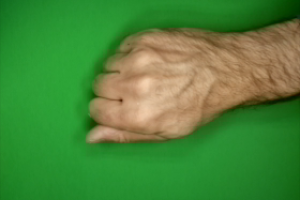
#> input picture rock/1DxbXT3M2qiMjCmC.png, 300 x 200 px; its folder holds only this picture in this run
$ python main.py
#> lines starting #> are read from the running program, lines starting #| are printed output that depends on the picture; after the words box and inside, x2 and y2 are one past the last pixel; in counts of white or black regions, pixels touching at a corner belong together
### dataprovider.py
import cv2
import numpy as np
import glob

class ImageTrainDataProvider:

    def __init__(self):
        # processed list contains the images as feature vectors
        self.rock_list = None
        self.paper_list = None
        self.scissors_list = None
        self.rock_feature_vectors = None
        self.paper_feature_vectors = None
        self.scissors_feature_vectors = None
        self.processed_rock_list = None
        self.processed_paper_list = None
        self.processed_scissors_list = None

    def Read_All_Images(self):
        self.rock_list = self.import_images('rock/*.png')
#> self.rock_list = 1 item
        self.paper_list = self.import_images('paper/*.png')
        self.scissors_list = self.import_images('scissors/*.png')

    def Proccess_All_Images(self):
        self.processed_rock_list = self.get_process_images(self.rock_list)
#> the loop in get_process_images, `for image in image_list:` made 1 pass
#> pass 1, in process_image, `hue = hsv_image[:, :, 0]`:
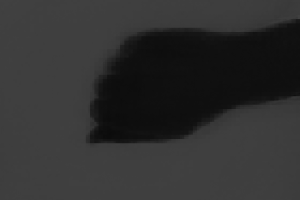
#> hue: shape (200, 300); min 11, max 65, mean 48
#> pass 1, in process_image, `cut_out_by_hue = cv2.threshold(hue, 40, 255, cv2.THRESH_BINARY_INV)[1]`:
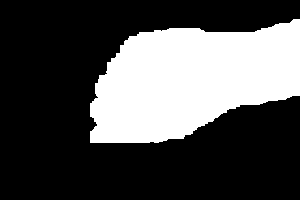
#> cut_out_by_hue: shape (200, 300); 31% white; 1 white region, box (x1, y1, x2, y2) and area: (90, 19, 300, 143) 18575
#> pass 1, in process_image, `blurred = cv2.GaussianBlur(cv2.erode(cut_out_by_hue, kernel, iteration..`:
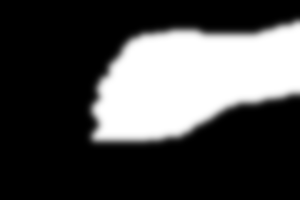
#> blurred: shape (200, 300); min 0, max 255, mean 73.7
#> self.processed_rock_list = 1 item
        self.processed_paper_list = self.get_process_images(self.paper_list)
#> self.processed_paper_list = []
        self.processed_scissors_list = self.get_process_images(self.scissors_list)
#> self.processed_scissors_list = []

    def Setup_Feature_Vectors(self):
        self.rock_feature_vectors = []
        self.paper_feature_vectors = []
        self.scissors_feature_vectors = []
        for rock in self.processed_rock_list:
            self.rock_feature_vectors.append(np.array(rock).flatten())
#> this loop made 1 pass
#> after the loop, self.rock_feature_vectors = 1 item
        for paper in self.processed_paper_list:
            self.paper_feature_vectors.append(np.array(paper).flatten())
#> this loop made 0 passes
#> after the loop, self.paper_feature_vectors = []
        for scissors in self.processed_scissors_list:
            self.scissors_feature_vectors.append(np.array(scissors).flatten())
#> after the loop, self.scissors_feature_vectors = []

    # gets and image and returns the processed image
    def process_image(self, image):

        hsv_image = cv2.cvtColor(image, cv2.COLOR_RGB2HSV)
        hue = hsv_image[:, :, 0]
        cut_out_by_hue = cv2.threshold(hue, 40, 255, cv2.THRESH_BINARY_INV)[1]
        kernel = np.ones((5, 5), np.uint8) #cv2.getStructuringElement(cv2.MORPH_ELLIPSE,(5,5))
        # morph_opened_im = cv2.dilate(cv2.erode(cut_out_by_hue, kernel, iterations=1), kernel, iterations=1)
        blurred = cv2.GaussianBlur(cv2.erode(cut_out_by_hue, kernel, iterations=1), (21, 21), 0)

        return cv2.threshold(blurred, 100, 255, cv2.THRESH_BINARY)[1]

    # processes a list of images
    def get_process_images(self, image_list):
        proccessed=[]
        for image in image_list:
            proccessed.append(self.process_image(image))

        return proccessed

    def import_images(self, path):

        image_list = []
        for filename in glob.glob(path):
            image = cv2.cvtColor(cv2.imread(filename), cv2.COLOR_BGR2RGB)
            image_list.append(image)

        return image_list

### main.py
import matplotlib.pyplot as plt
import numpy as np
import dataprovider as data
from sklearn.model_selection import train_test_split
from sklearn.metrics import accuracy_score
from sklearn.svm import LinearSVC
from sklearn.neighbors import KNeighborsClassifier
from joblib import dump, load

if __name__ == "__main__":

    data_provider = data.ImageTrainDataProvider()
    data_provider.Read_All_Images()
    data_provider.Proccess_All_Images()
    data_provider.Setup_Feature_Vectors()

    plt.subplot(2, 3, 1), plt.imshow(data_provider.rock_list[0])
#> (the run stopped early here; a loop or call above may not have finished)

$ run again, on rock/2affjOmZChc9AXpR.png
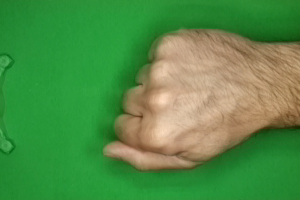
#> input picture rock/2affjOmZChc9AXpR.png, 300 x 200 px
#> self.rock_list = 1 item
#> the loop in get_process_images, `for image in image_list:` made 1 pass
#> pass 1, in process_image, `cut_out_by_hue = cv2.threshold(hue, 40, 255, cv2.THRESH_BINARY_INV)[1]`:
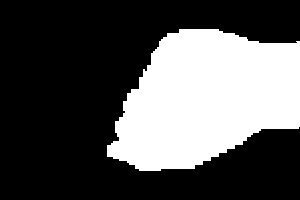
#> cut_out_by_hue: shape (200, 300); 32.8% white; 1 white region, box (x1, y1, x2, y2) and area: (107, 29, 300, 171) 19665
#> pass 1, in process_image, `blurred = cv2.GaussianBlur(cv2.erode(cut_out_by_hue, kernel, iteration..`:
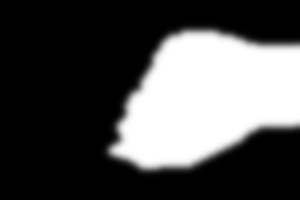
#> blurred: shape (200, 300); min 0, max 255, mean 78.5
#> self.processed_paper_list = []
#> the loop in Setup_Feature_Vectors, `for rock in self.processed_rock_list:` made 1 pass
#> after the loop in Setup_Feature_Vectors, `for rock in self.processed_rock_list:`: self.rock_feature_vectors = 1 item
#> after the loop in Setup_Feature_Vectors, `for paper in self.processed_paper_list:`: self.paper_feature_vectors = []

$ run again, on rock/2NmrcDGkc7FQuu12.png
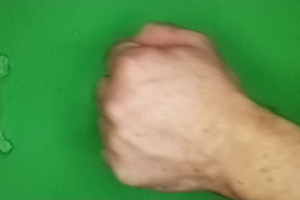
#> input picture rock/2NmrcDGkc7FQuu12.png, 300 x 200 px
#> self.rock_list = 1 item
#> the loop in get_process_images, `for image in image_list:` made 1 pass
#> pass 1, in process_image, `cut_out_by_hue = cv2.threshold(hue, 40, 255, cv2.THRESH_BINARY_INV)[1]`:
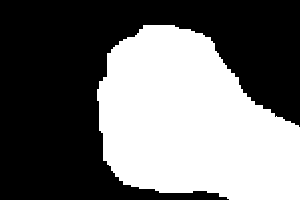
#> cut_out_by_hue: shape (200, 300); 43.4% white; 1 white region, box (x1, y1, x2, y2) and area: (97, 25, 300, 200) 26014
#> pass 1, in process_image, `blurred = cv2.GaussianBlur(cv2.erode(cut_out_by_hue, kernel, iteration..`:
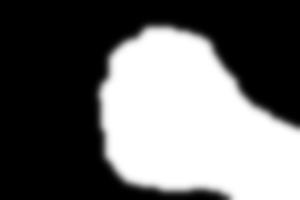
#> blurred: shape (200, 300); min 0, max 255, mean 105.3
#> self.processed_paper_list = []
#> the loop in Setup_Feature_Vectors, `for rock in self.processed_rock_list:` made 1 pass
#> after the loop in Setup_Feature_Vectors, `for rock in self.processed_rock_list:`: self.rock_feature_vectors = 1 item
#> after the loop in Setup_Feature_Vectors, `for paper in self.processed_paper_list:`: self.paper_feature_vectors = []
